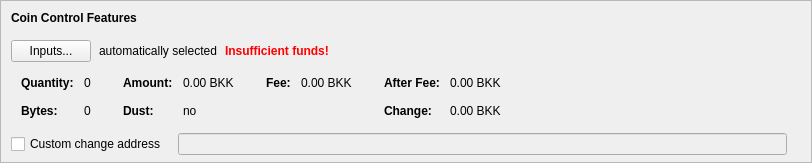
    <widget class="QFrame" name="frameCoinControl">
     <property name="sizePolicy">
      <sizepolicy hsizetype="Expanding" vsizetype="Expanding">
       <horstretch>0</horstretch>
       <verstretch>0</verstretch>
      </sizepolicy>
     </property>
     <property name="maximumSize">
      <size>
       <width>16777215</width>
       <height>16777215</height>
      </size>
     </property>
     <property name="frameShape">
      <enum>QFrame::StyledPanel</enum>
     </property>
     <property name="frameShadow">
      <enum>QFrame::Sunken</enum>
     </property>
     <layout class="QVBoxLayout" name="verticalLayoutCoinControl2">
      <property name="spacing">
       <number>0</number>
      </property>
      <property name="leftMargin">
       <number>0</number>
      </property>
      <property name="topMargin">
       <number>0</number>
      </property>
      <property name="rightMargin">
       <number>0</number>
      </property>
      <property name="bottomMargin">
       <number>6</number>
      </property>
      <item>
       <layout class="QVBoxLayout" name="verticalLayoutCoinControl" stretch="0,0,0,0,1">
        <property name="spacing">
         <number>0</number>
        </property>
        <property name="leftMargin">
         <number>10</number>
        </property>
        <property name="topMargin">
         <number>10</number>
        </property>
        <item>
         <layout class="QHBoxLayout" name="horizontalLayoutCoinControl1">
          <property name="bottomMargin">
           <number>15</number>
          </property>
          <item>
           <widget class="QLabel" name="labelCoinControlFeatures">
            <property name="sizePolicy">
             <sizepolicy hsizetype="Preferred" vsizetype="Maximum">
              <horstretch>0</horstretch>
              <verstretch>0</verstretch>
             </sizepolicy>
            </property>
            <property name="font">
             <font>
              <weight>75</weight>
              <bold>true</bold>
             </font>
            </property>
            <property name="styleSheet">
             <string notr="true">font-weight:bold;</string>
            </property>
            <property name="text">
             <string>Coin Control Features</string>
            </property>
           </widget>
          </item>
         </layout>
        </item>
        <item>
         <layout class="QHBoxLayout" name="horizontalLayoutCoinControl2" stretch="0,0,0,0">
          <property name="spacing">
           <number>8</number>
          </property>
          <property name="bottomMargin">
           <number>10</number>
          </property>
          <item>
           <widget class="QPushButton" name="pushButtonCoinControl">
            <property name="styleSheet">
             <string notr="true"/>
            </property>
            <property name="text">
             <string>Inputs...</string>
            </property>
            <property name="autoDefault">
             <bool>false</bool>
            </property>
           </widget>
          </item>
          <item>
           <widget class="QLabel" name="labelCoinControlAutomaticallySelected">
            <property name="text">
             <string>automatically selected</string>
            </property>
            <property name="margin">
             <number>5</number>
            </property>
           </widget>
          </item>
          <item>
           <widget class="QLabel" name="labelCoinControlInsuffFunds">
            <property name="font">
             <font>
              <weight>75</weight>
              <bold>true</bold>
             </font>
            </property>
            <property name="styleSheet">
             <string notr="true">color:red;font-weight:bold;</string>
            </property>
            <property name="text">
             <string>Insufficient funds!</string>
            </property>
            <property name="margin">
             <number>5</number>
            </property>
           </widget>
          </item>
          <item>
           <spacer name="horizontalSpacerCoinControl">
            <property name="orientation">
             <enum>Qt::Horizontal</enum>
            </property>
            <property name="sizeHint" stdset="0">
             <size>
              <width>40</width>
              <height>1</height>
             </size>
            </property>
           </spacer>
          </item>
         </layout>
        </item>
        <item>
         <widget class="QWidget" name="widgetCoinControl" native="true">
          <property name="sizePolicy">
           <sizepolicy hsizetype="Preferred" vsizetype="Preferred">
            <horstretch>0</horstretch>
            <verstretch>0</verstretch>
           </sizepolicy>
          </property>
          <property name="minimumSize">
           <size>
            <width>0</width>
            <height>0</height>
           </size>
          </property>
          <property name="styleSheet">
           <string notr="true"/>
          </property>
          <layout class="QHBoxLayout" name="horizontalLayoutCoinControl5">
           <property name="leftMargin">
            <number>0</number>
           </property>
           <property name="topMargin">
            <number>0</number>
           </property>
           <property name="rightMargin">
            <number>0</number>
           </property>
           <property name="bottomMargin">
            <number>0</number>
           </property>
           <item>
            <layout class="QHBoxLayout" name="horizontalLayoutCoinControl3" stretch="0,0,0,1">
             <property name="spacing">
              <number>20</number>
             </property>
             <property name="topMargin">
              <number>0</number>
             </property>
             <property name="bottomMargin">
              <number>10</number>
             </property>
             <item>
              <layout class="QFormLayout" name="formLayoutCoinControl1">
               <property name="horizontalSpacing">
                <number>10</number>
               </property>
               <property name="verticalSpacing">
                <number>14</number>
               </property>
               <property name="leftMargin">
                <number>10</number>
               </property>
               <property name="topMargin">
                <number>4</number>
               </property>
               <property name="rightMargin">
                <number>6</number>
               </property>
               <item row="0" column="0">
                <widget class="QLabel" name="labelCoinControlQuantityText">
                 <property name="font">
                  <font>
                   <weight>75</weight>
                   <bold>true</bold>
                  </font>
                 </property>
                 <property name="text">
                  <string>Quantity:</string>
                 </property>
                 <property name="margin">
                  <number>0</number>
                 </property>
                </widget>
               </item>
               <item row="0" column="1">
                <widget class="QLabel" name="labelCoinControlQuantity">
                 <property name="cursor">
                  <cursorShape>IBeamCursor</cursorShape>
                 </property>
                 <property name="contextMenuPolicy">
                  <enum>Qt::ActionsContextMenu</enum>
                 </property>
                 <property name="text">
                  <string notr="true">0</string>
                 </property>
                 <property name="margin">
                  <number>0</number>
                 </property>
                 <property name="textInteractionFlags">
                  <set>Qt::LinksAccessibleByMouse|Qt::TextSelectableByKeyboard|Qt::TextSelectableByMouse</set>
                 </property>
                </widget>
               </item>
               <item row="1" column="0">
                <widget class="QLabel" name="labelCoinControlBytesText">
                 <property name="font">
                  <font>
                   <weight>75</weight>
                   <bold>true</bold>
                  </font>
                 </property>
                 <property name="text">
                  <string>Bytes:</string>
                 </property>
                </widget>
               </item>
               <item row="1" column="1">
                <widget class="QLabel" name="labelCoinControlBytes">
                 <property name="cursor">
                  <cursorShape>IBeamCursor</cursorShape>
                 </property>
                 <property name="contextMenuPolicy">
                  <enum>Qt::ActionsContextMenu</enum>
                 </property>
                 <property name="text">
                  <string notr="true">0</string>
                 </property>
                 <property name="textInteractionFlags">
                  <set>Qt::LinksAccessibleByMouse|Qt::TextSelectableByKeyboard|Qt::TextSelectableByMouse</set>
                 </property>
                </widget>
               </item>
              </layout>
             </item>
             <item>
              <layout class="QFormLayout" name="formLayoutCoinControl2">
               <property name="horizontalSpacing">
                <number>10</number>
               </property>
               <property name="verticalSpacing">
                <number>14</number>
               </property>
               <property name="leftMargin">
                <number>6</number>
               </property>
               <property name="topMargin">
                <number>4</number>
               </property>
               <property name="rightMargin">
                <number>6</number>
               </property>
               <item row="0" column="0">
                <widget class="QLabel" name="labelCoinControlAmountText">
                 <property name="font">
                  <font>
                   <weight>75</weight>
                   <bold>true</bold>
                  </font>
                 </property>
                 <property name="text">
                  <string>Amount:</string>
                 </property>
                 <property name="margin">
                  <number>0</number>
                 </property>
                </widget>
               </item>
               <item row="0" column="1">
                <widget class="QLabel" name="labelCoinControlAmount">
                 <property name="cursor">
                  <cursorShape>IBeamCursor</cursorShape>
                 </property>
                 <property name="contextMenuPolicy">
                  <enum>Qt::ActionsContextMenu</enum>
                 </property>
                 <property name="text">
                  <string notr="true">0.00 BKK</string>
                 </property>
                 <property name="textInteractionFlags">
                  <set>Qt::LinksAccessibleByMouse|Qt::TextSelectableByKeyboard|Qt::TextSelectableByMouse</set>
                 </property>
                </widget>
               </item>
               <item row="1" column="0">
                <widget class="QLabel" name="labelCoinControlLowOutputText">
                 <property name="font">
                  <font>
                   <weight>75</weight>
                   <bold>true</bold>
                  </font>
                 </property>
                 <property name="text">
                  <string>Dust:</string>
                 </property>
                </widget>
               </item>
               <item row="1" column="1">
                <widget class="QLabel" name="labelCoinControlLowOutput">
                 <property name="cursor">
                  <cursorShape>IBeamCursor</cursorShape>
                 </property>
                 <property name="contextMenuPolicy">
                  <enum>Qt::ActionsContextMenu</enum>
                 </property>
                 <property name="text">
                  <string notr="true">no</string>
                 </property>
                 <property name="textInteractionFlags">
                  <set>Qt::LinksAccessibleByMouse|Qt::TextSelectableByKeyboard|Qt::TextSelectableByMouse</set>
                 </property>
                </widget>
               </item>
              </layout>
             </item>
             <item>
              <layout class="QFormLayout" name="formLayoutCoinControl3">
               <property name="horizontalSpacing">
                <number>10</number>
               </property>
               <property name="verticalSpacing">
                <number>14</number>
               </property>
               <property name="leftMargin">
                <number>6</number>
               </property>
               <property name="topMargin">
                <number>4</number>
               </property>
               <property name="rightMargin">
                <number>6</number>
               </property>
               <item row="0" column="0">
                <widget class="QLabel" name="labelCoinControlFeeText">
                 <property name="font">
                  <font>
                   <weight>75</weight>
                   <bold>true</bold>
                  </font>
                 </property>
                 <property name="text">
                  <string>Fee:</string>
                 </property>
                 <property name="margin">
                  <number>0</number>
                 </property>
                </widget>
               </item>
               <item row="0" column="1">
                <widget class="QLabel" name="labelCoinControlFee">
                 <property name="cursor">
                  <cursorShape>IBeamCursor</cursorShape>
                 </property>
                 <property name="contextMenuPolicy">
                  <enum>Qt::ActionsContextMenu</enum>
                 </property>
                 <property name="text">
                  <string notr="true">0.00 BKK</string>
                 </property>
                 <property name="textInteractionFlags">
                  <set>Qt::LinksAccessibleByMouse|Qt::TextSelectableByKeyboard|Qt::TextSelectableByMouse</set>
                 </property>
                </widget>
               </item>
             </layout>
             </item>
             <item>
              <layout class="QFormLayout" name="formLayoutCoinControl4">
               <property name="horizontalSpacing">
                <number>10</number>
               </property>
               <property name="verticalSpacing">
                <number>14</number>
               </property>
               <property name="leftMargin">
                <number>6</number>
               </property>
               <property name="topMargin">
                <number>4</number>
               </property>
               <property name="rightMargin">
                <number>6</number>
               </property>
               <item row="0" column="0">
                <widget class="QLabel" name="labelCoinControlAfterFeeText">
                 <property name="font">
                  <font>
                   <weight>75</weight>
                   <bold>true</bold>
                  </font>
                 </property>
                 <property name="text">
                  <string>After Fee:</string>
                 </property>
                 <property name="margin">
                  <number>0</number>
                 </property>
                </widget>
               </item>
               <item row="0" column="1">
                <widget class="QLabel" name="labelCoinControlAfterFee">
                 <property name="cursor">
                  <cursorShape>IBeamCursor</cursorShape>
                 </property>
                 <property name="contextMenuPolicy">
                  <enum>Qt::ActionsContextMenu</enum>
                 </property>
                 <property name="text">
                  <string notr="true">0.00 BKK</string>
                 </property>
                 <property name="textInteractionFlags">
                  <set>Qt::LinksAccessibleByMouse|Qt::TextSelectableByKeyboard|Qt::TextSelectableByMouse</set>
                 </property>
                </widget>
               </item>
               <item row="1" column="0">
                <widget class="QLabel" name="labelCoinControlChangeText">
                 <property name="font">
                  <font>
                   <weight>75</weight>
                   <bold>true</bold>
                  </font>
                 </property>
                 <property name="text">
                  <string>Change:</string>
                 </property>
                </widget>
               </item>
               <item row="1" column="1">
                <widget class="QLabel" name="labelCoinControlChange">
                 <property name="cursor">
                  <cursorShape>IBeamCursor</cursorShape>
                 </property>
                 <property name="contextMenuPolicy">
                  <enum>Qt::ActionsContextMenu</enum>
                 </property>
                 <property name="text">
                  <string notr="true">0.00 BKK</string>
                 </property>
                 <property name="textInteractionFlags">
                  <set>Qt::LinksAccessibleByMouse|Qt::TextSelectableByKeyboard|Qt::TextSelectableByMouse</set>
                 </property>
                </widget>
               </item>
              </layout>
             </item>
            </layout>
           </item>
          </layout>
         </widget>
        </item>
        <item>
         <layout class="QHBoxLayout" name="horizontalLayoutCoinControl4" stretch="0,0,0">
          <property name="spacing">
           <number>12</number>
          </property>
          <property name="sizeConstraint">
           <enum>QLayout::SetDefaultConstraint</enum>
          </property>
          <property name="topMargin">
           <number>5</number>
          </property>
          <property name="rightMargin">
           <number>5</number>
          </property>
          <item>
           <widget class="QCheckBox" name="checkBoxCoinControlChange">
            <property name="toolTip">
             <string>If this is activated, but the change address is empty or invalid, change will be sent to a newly generated address.</string>
            </property>
            <property name="text">
             <string>Custom change address</string>
            </property>
           </widget>
          </item>
          <item>
           <widget class="QValidatedLineEdit" name="lineEditCoinControlChange">
            <property name="enabled">
             <bool>false</bool>
            </property>
            <property name="sizePolicy">
             <sizepolicy hsizetype="Expanding" vsizetype="Fixed">
              <horstretch>0</horstretch>
              <verstretch>0</verstretch>
             </sizepolicy>
            </property>
           </widget>
          </item>
          <item>
           <widget class="QLabel" name="labelCoinControlChangeLabel">
            <property name="sizePolicy">
             <sizepolicy hsizetype="Preferred" vsizetype="Expanding">
              <horstretch>0</horstretch>
              <verstretch>0</verstretch>
             </sizepolicy>
            </property>
            <property name="minimumSize">
             <size>
              <width>0</width>
              <height>0</height>
             </size>
            </property>
            <property name="text">
             <string/>
            </property>
            <property name="margin">
             <number>3</number>
            </property>
           </widget>
          </item>
         </layout>
        </item>
        <item>
         <spacer name="verticalSpacerCoinControl">
          <property name="orientation">
           <enum>Qt::Vertical</enum>
          </property>
          <property name="sizeHint" stdset="0">
           <size>
            <width>800</width>
            <height>1</height>
           </size>
          </property>
         </spacer>
        </item>
       </layout>
      </item>
     </layout>
    </widget>
